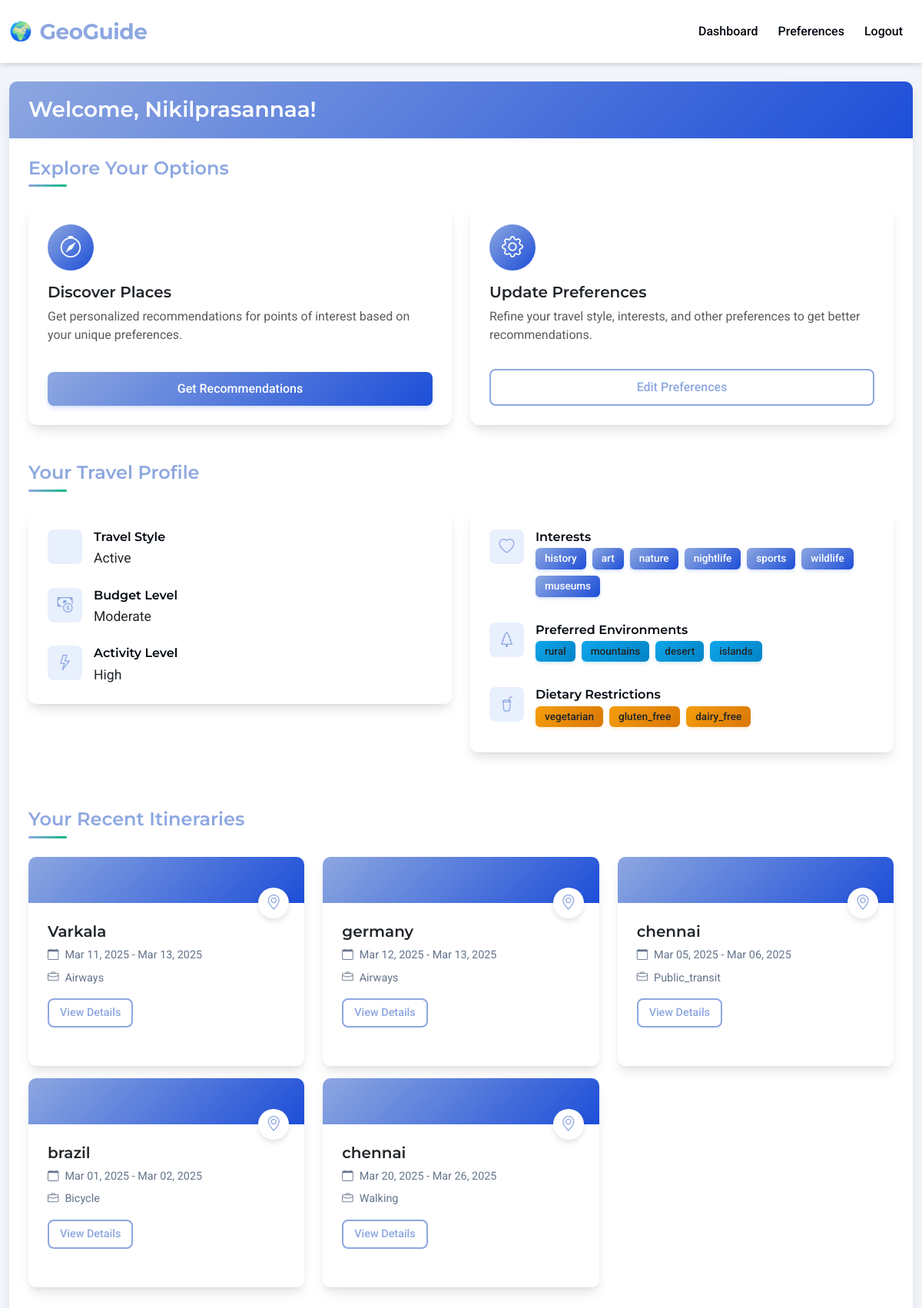
The page /dashboard (signed in) on the database its author committed.
### app.py (models this page shows, shortened)
class User(db.Model):
    id = db.Column(db.Integer, primary_key=True)
    username = db.Column(db.String(80), unique=True, nullable=False)
    email = db.Column(db.String(120), unique=True, nullable=False)
    password_hash = db.Column(db.String(256), nullable=False)
    preferences = db.Column(db.JSON, nullable=True)

class Itinerary(db.Model):
    id = db.Column(db.Integer, primary_key=True)
    user_id = db.Column(db.Integer, db.ForeignKey('user.id'), nullable=False)
    location = db.Column(db.String(120), nullable=False)
    start_date = db.Column(db.Date, nullable=False)
    end_date = db.Column(db.Date, nullable=False)
    itinerary_data = db.Column(db.JSON, nullable=False)
    transportation_method = db.Column(db.String(50), nullable=True)
    created_at = db.Column(db.DateTime, default=datetime.datetime.utcnow)
    user = db.relationship('User', backref=db.backref('itineraries', lazy=True))

### app.py (the view)
@app.route('/dashboard')
def dashboard():
    if 'user_id' not in session:
        return redirect(url_for('login'))
    user = User.query.get(session['user_id'])
    if not user.preferences:
        return redirect(url_for('preferences'))
    itineraries = Itinerary.query.filter_by(user_id=user.id).order_by(Itinerary.created_at.desc()).limit(5).all()
    return render_template('dashboard.html', user=user, itineraries=itineraries)

### templates/dashboard.html (shortened to what this page needs)
{% extends 'base.html' %}
{% block content %}
<div class="row">
    <div class="col-md-12">
        <div class="card">
            <div class="card-header">
                <h3 class="card-title mb-0">Welcome, {{ user.username }}!</h3>
            </div>
            <div class="card-body">
                <div class="mb-5">
                    <h4 class="section-title mb-4">Explore Your Options</h4>
                    <div class="row">
                        <div class="col-md-6">
                            <div class="card action-card mb-3">
                                <div class="card-body d-flex flex-column">
                                    <div class="action-icon mb-3">
                                        <i class="bi bi-compass"></i>
                                    </div>
                                    <h5 class="card-title">Discover Places</h5>
                                    <p class="card-text text-muted">Get personalized recommendations for points of interest based on your unique preferences.</p>
                                    <a href="{{ url_for('recommend_pois') }}" class="btn btn-primary mt-auto">Get Recommendations</a>
                                </div>
                            </div>
                        </div>
                        <div class="col-md-6">
                            <div class="card action-card mb-3">
                                <div class="card-body d-flex flex-column">
                                    <div class="action-icon mb-3">
                                        <i class="bi bi-gear"></i>
                                    </div>
                                    <h5 class="card-title">Update Preferences</h5>
                                    <p class="card-text text-muted">Refine your travel style, interests, and other preferences to get better recommendations.</p>
                                    <a href="{{ url_for('preferences') }}" class="btn btn-outline-primary mt-auto">Edit Preferences</a>
                                </div>
                            </div>
                        </div>
                    </div>
                </div>
                <div class="mb-5">
                    <h4 class="section-title mb-4">Your Travel Profile</h4>
                    <div class="row">
                        <div class="col-lg-6">
                            <div class="card profile-card">
                                <div class="card-body">
                                    <div class="profile-item">
                                        <div class="profile-icon">
                                        </div>
                                        <div>
                                            <h5 class="profile-label">Travel Style</h5>
                                            <p class="profile-value">{{ user.preferences.travel_style|capitalize }}</p>
                                        </div>
                                    </div>
                                    <div class="profile-item">
                                        <div class="profile-icon">
                                            <i class="bi bi-cash-coin"></i>
                                        </div>
                                        <div>
                                            <h5 class="profile-label">Budget Level</h5>
                                            <p class="profile-value">{{ user.preferences.budget_level|capitalize }}</p>
                                        </div>
                                    </div>
                                    <div class="profile-item">
                                        <div class="profile-icon">
                                            <i class="bi bi-lightning"></i>
                                        </div>
                                        <div>
                                            <h5 class="profile-label">Activity Level</h5>
                                            <p class="profile-value">{{ user.preferences.activity_level|capitalize }}</p>
                                        </div>
                                    </div>
                                </div>
                            </div>
                        </div>
                        <div class="col-lg-6">
                            <div class="card profile-card">
                                <div class="card-body">
                                    <div class="profile-item">
                                        <div class="profile-icon">
                                            <i class="bi bi-heart"></i>
                                        </div>
                                        <div>
                                            <h5 class="profile-label">Interests</h5>
                                            <div class="d-flex flex-wrap">
                                                {% for interest in user.preferences.interests %}
                                                    <span class="badge bg-primary me-2 mb-2">{{ interest }}</span>
                                                {% endfor %}
                                            </div>
                                        </div>
                                    </div>
                                    <div class="profile-item">
                                        <div class="profile-icon">
                                            <i class="bi bi-tree"></i>
                                        </div>
                                        <div>
                                            <h5 class="profile-label">Preferred Environments</h5>
                                            <div class="d-flex flex-wrap">
                                                {% for env in user.preferences.preferred_environments %}
                                                    <span class="badge bg-info text-dark me-2 mb-2">{{ env }}</span>
                                                {% endfor %}
                                            </div>
                                        </div>
                                    </div>
                                    <div class="profile-item">
                                        <div class="profile-icon">
                                            <i class="bi bi-cup-straw"></i>
                                        </div>
                                        <div>
                                            <h5 class="profile-label">Dietary Restrictions</h5>
                                            <div class="d-flex flex-wrap">
                                                {% if user.preferences.dietary_restrictions %}
                                                    {% for diet in user.preferences.dietary_restrictions %}
                                                        <span class="badge bg-warning text-dark me-2 mb-2">{{ diet }}</span>
                                                    {% endfor %}
                                                {% else %}
                                                    <span class="text-muted">None specified</span>
                                                {% endif %}
                                            </div>
                                        </div>
                                    </div>
                                </div>
                            </div>
                        </div>
                    </div>
                </div>
                {% if itineraries %}
                <div class="mt-4">
                    <h4 class="section-title mb-4">Your Recent Itineraries</h4>
                    <div class="row">
                        {% for itinerary in itineraries %}
                        <div class="col-md-4 mb-3">
                            <div class="card itinerary-card h-100">
                                <div class="itinerary-header">
                                    <span class="location-icon"><i class="bi bi-geo-alt"></i></span>
                                </div>
                                <div class="card-body">
                                    <h5 class="card-title">{{ itinerary.location }}</h5>
                                    <p class="card-text date-range">
                                        <i class="bi bi-calendar me-2"></i>
                                        {{ itinerary.start_date.strftime('%b %d, %Y') }} - {{ itinerary.end_date.strftime('%b %d, %Y') }}
                                    </p>
                                    <p class="card-text transport-method">
                                        <i class="bi bi-briefcase me-2"></i>{{ itinerary.transportation_method|capitalize }}
                                    </p>
                                    <a href="{{ url_for('view_itinerary', itinerary_id=itinerary.id) }}" class="btn btn-sm btn-outline-primary mt-2">View Details</a>
                                </div>
                            </div>
                        </div>
                        {% endfor %}
                    </div>
                </div>
                {% endif %}
            </div>
        </div>
    </div>
</div>
{% endblock %}
{% block extra_css %}
<link rel="stylesheet" href="https://cdn.jsdelivr.net/npm/bootstrap-icons@1.8.1/font/bootstrap-icons.css">
{% endblock %}

### templates/base.html (shortened to what this page needs)
<!DOCTYPE html>
<html lang="en">
<head>
    <link href="https://cdn.jsdelivr.net/npm/bootstrap@5.3.0-alpha1/dist/css/bootstrap.min.css" rel="stylesheet">
    {% block extra_css %}{% endblock %}
</head>
<body>
    <nav class="navbar navbar-expand-lg">
        <div class="container">
            <a class="navbar-brand app-logo" href="{{ url_for('index') }}">
                <span class="app-logo-icon">🌍</span>GeoGuide
            </a>
            <div class="collapse navbar-collapse" id="navbarNav">
                <ul class="navbar-nav ms-auto">
                    {% if 'user_id' in session %}
                        <li class="nav-item">
                            <a class="nav-link" href="{{ url_for('dashboard') }}">Dashboard</a>
                        </li>
                        <li class="nav-item">
                            <a class="nav-link" href="{{ url_for('preferences') }}">Preferences</a>
                        </li>
                        <li class="nav-item">
                            <a class="nav-link" href="{{ url_for('logout') }}">Logout</a>
                        </li>
                    {% endif %}
                </ul>
            </div>
        </div>
    </nav>
    <div class="container mt-4">
        {% block content %}{% endblock %}
    </div>
</body>
</html>

### templates/base.html (style rules this page uses)
:root { --primary-color: #8da7e0; --primary-dark: #1d4ed8; --secondary-color: #10b981; --dark-color: #1e293b; --light-color: #f8fafc; --text-color: #020811; --text-light: #64748b; --border-radius: 10px; --card-shadow: 0 10px 15px -3px rgba(0, 0, 0, 0.1), 0 4px 6px -2px rgba(0, 0, 0, 0.05); --transition: all 0.3s ease; }
body { font-family: 'Roboto', sans-serif; color: var(--text-color); background-color: #f1f5f9; background-image: url('https://images.unsplash.com/photo-1506905925346-21bda4d32df4?ixlib=rb-1.2.1&auto=format&fit=crop&w=1920&q=80'); background-size: cover; background-attachment: fixed; background-position: center; position: relative; }
body::before { content: ""; position: fixed; top: 0; left: 0; width: 100%; height: 100%; background-color: rgba(255, 255, 255, 0.01); z-index: -1; }
h1, h2, h3, h4, h5, h6 { font-family: 'Montserrat', sans-serif; font-weight: 600; }
.navbar { background-color: rgba(255, 255, 255, 0.95); box-shadow: 0 4px 6px -1px rgba(0, 0, 0, 0.1), 0 2px 4px -1px rgba(0, 0, 0, 0.06); padding: 15px 0; position: sticky; top: 0; z-index: 1000; }
.navbar-brand { font-family: 'Montserrat', sans-serif; font-weight: 700; color: var(--primary-color); font-size: 1.75rem; letter-spacing: -0.5px; }
.navbar-nav .nav-link { color: var(--text-color); font-weight: 500; margin: 0 5px; padding: 8px 16px; border-radius: 6px; transition: var(--transition); }
.container { max-width: 1200px; }
.card { border: none; border-radius: var(--border-radius); box-shadow: var(--card-shadow); background-color: rgba(255, 255, 255, 0.95); overflow: hidden; transition: var(--transition); margin-bottom: 25px; }
.card-header { border-bottom: none; background: linear-gradient(135deg, var(--primary-color) 0%, var(--primary-dark) 100%); color: white; padding: 20px 25px; }
.card-body { padding: 25px; }
.btn { font-weight: 500; padding: 10px 20px; border-radius: 8px; transition: var(--transition); }
.btn-primary { background: linear-gradient(135deg, var(--primary-color) 0%, var(--primary-dark) 100%); border: none; box-shadow: 0 4px 6px -1px rgba(37, 99, 235, 0.2); }
.btn-outline-primary { color: var(--primary-color); border: 2px solid var(--primary-color); }
.badge { padding: 7px 12px; font-weight: 500; border-radius: 6px; font-size: 0.85rem; }
.app-logo { display: inline-flex; align-items: center; }
.app-logo-icon { margin-right: 10px; font-size: 1.5rem; }

### rows shown on the page
User: username "Nikilprasannaa", preferences.travel_style "Active", preferences.budget_level "Moderate", preferences.activity_level "High"
Itinerary: location "Varkala", start_date "Mar 11, 2025", end_date "Mar 13, 2025", transportation_method "Airways"
Itinerary: location "germany", start_date "Mar 12, 2025", end_date "Mar 13, 2025", transportation_method "Airways"
Itinerary: location "chennai", start_date "Mar 05, 2025", end_date "Mar 06, 2025", transportation_method "Public_transit"
Itinerary: location "brazil", start_date "Mar 01, 2025", end_date "Mar 02, 2025", transportation_method "Bicycle"
Itinerary: location "chennai", start_date "Mar 20, 2025", end_date "Mar 26, 2025", transportation_method "Walking"

### other values the page prints
{{ interest }} "history" "art" "nature" "nightlife" "sports" "wildlife" "museums"
{{ env }} "rural" "mountains" "desert" "islands"
{{ diet }} "vegetarian" "gluten_free" "dairy_free"
